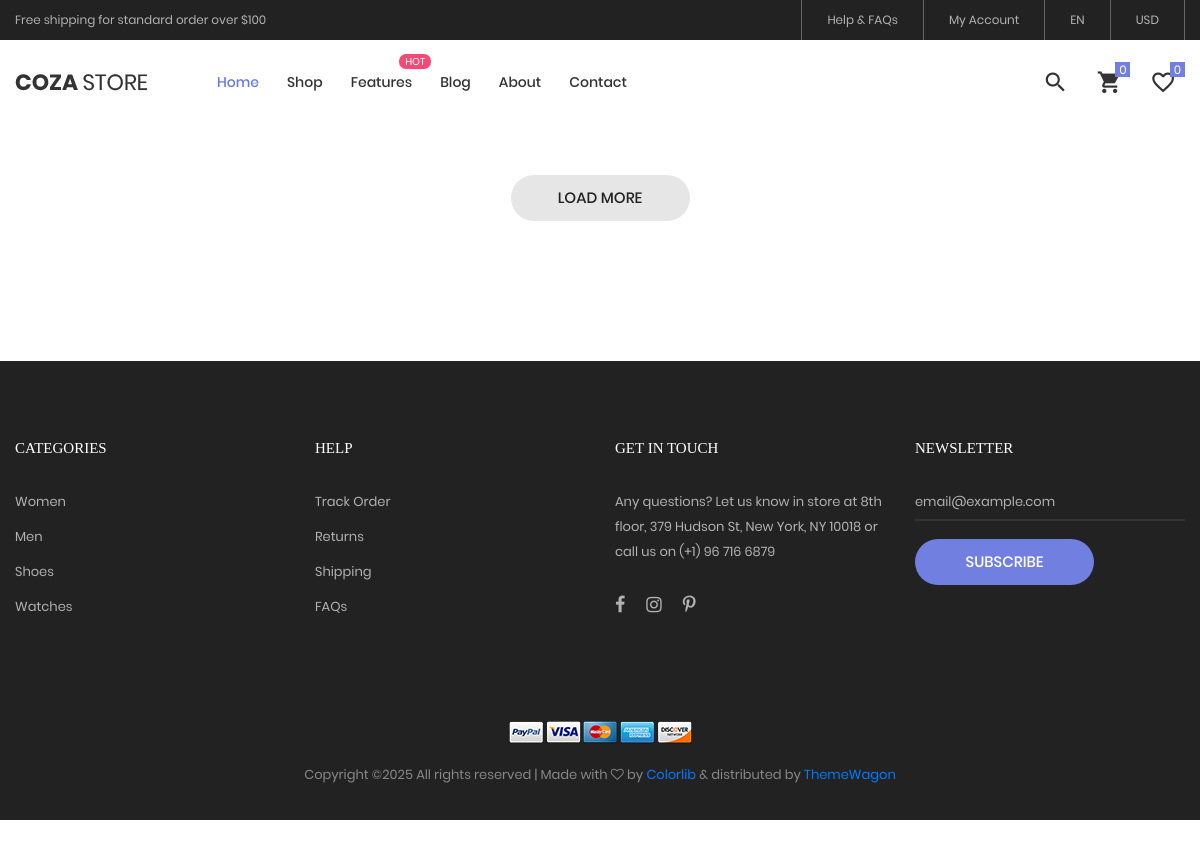
Before: /product.php?cId=2 with the older database file.
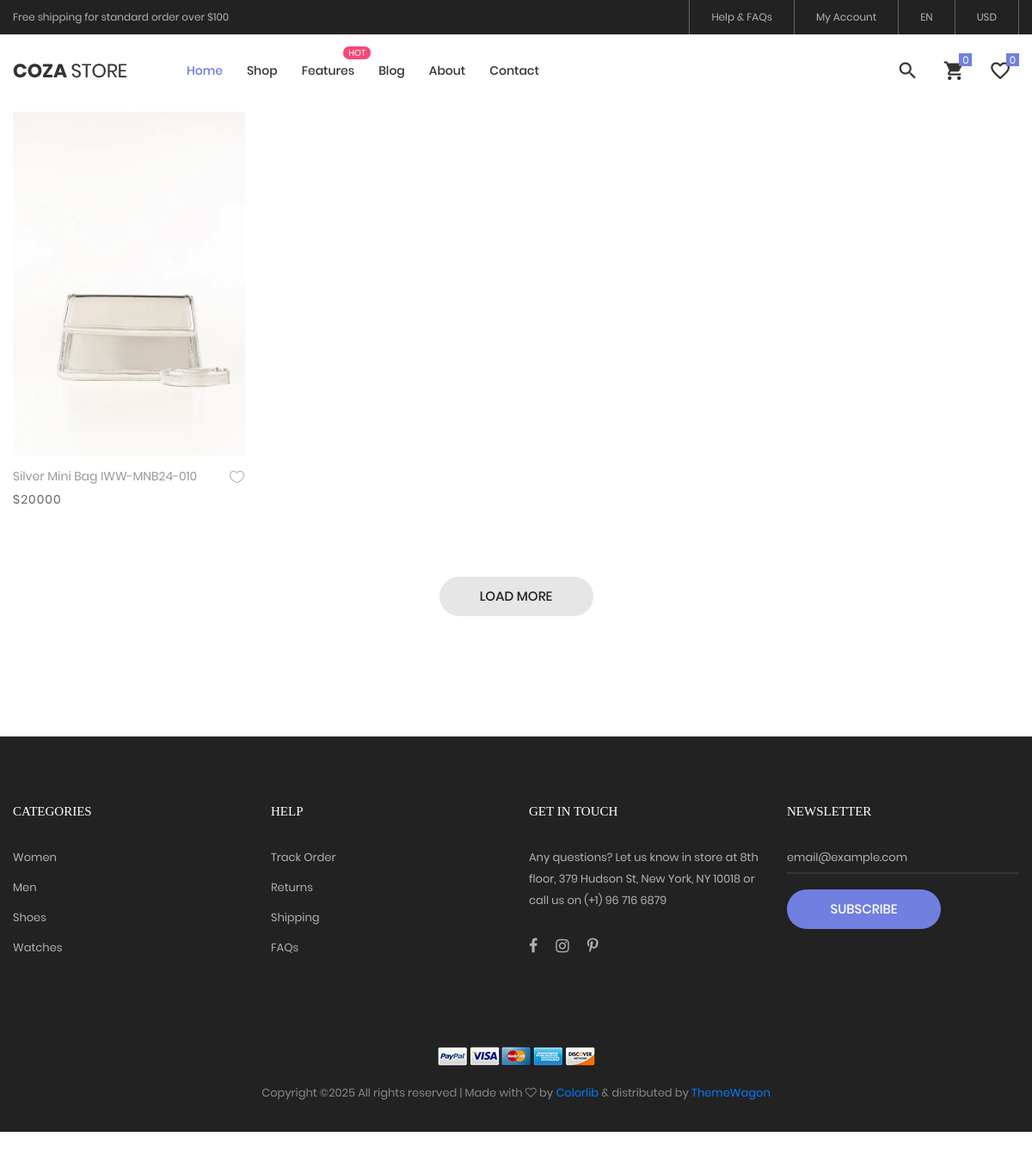
After: the same page with the newer database file.
### tables this page shows
CREATE TABLE `products` (
  `id` int(11) NOT NULL,
  `name` varchar(200) NOT NULL,
  `price` int(11) NOT NULL,
  `description` varchar(500) NOT NULL,
  `qty` int(11) NOT NULL,
  `image` varchar(500) NOT NULL,
  `c_id` int(11) NOT NULL
);

### product.php (the view, shortened to what this page needs)
<?php
include("php/query.php");
	include('components/header.php');
	?>
	<div class="bg0 m-t-23 p-b-140">
		<div class="container mt-5 pt-5">
			<div class="row isotope-grid">
                    <?php
                    if(isset($_GET['cId'])){
                        $categoryId = $_GET['cId'];
                        $query = $pdo->prepare("select * from products where c_id = :cId");
                        $query->bindParam('cId',$categoryId);
                        $query->execute();
                        $products = $query->fetchAll(PDO::FETCH_ASSOC);
                        foreach($products as $product){
                    ?>
				<div class="col-sm-6 col-md-4 col-lg-3 p-b-35 isotope-item women">
					<div class="block2">
						<div class="block2-pic hov-img0">
							<img height="400px" src="adminPanel/images/<?php echo $product['image']?>" alt="IMG-PRODUCT">
						</div>
						<div class="block2-txt flex-w flex-t p-t-14">
							<div class="block2-txt-child1 flex-col-l ">
								<a href="product-detail.php?pId=<?php echo $product['id']?>" class="stext-104 cl4 hov-cl1 trans-04 js-name-b2 p-b-6">
								<?php echo $product['name']?>
								</a>
								<span class="stext-105 cl3">
									$<?php echo $product['price']?>
								</span>
							</div>
							<div class="block2-txt-child2 flex-r p-t-3">
								<a href="#" class="btn-addwish-b2 dis-block pos-relative js-addwish-b2">
									<img class="icon-heart1 dis-block trans-04" src="images/icons/icon-heart-01.png" alt="ICON">
								</a>
							</div>
						</div>
					</div>
				</div>
                <?php
                    }
                }
                ?>
			</div>
			<div class="flex-c-m flex-w w-full p-t-45">
				<a href="#" class="flex-c-m stext-101 cl5 size-103 bg2 bor1 hov-btn1 p-lr-15 trans-04">
					Load More
				</a>
			</div>
		</div>
	</div>
	<?php
	include('components/footer.php');
	?>

Changed rows visible on the page:
added products: image (picture), name "Silver Mini Bag IWW-MNB24-010", price "20000"
